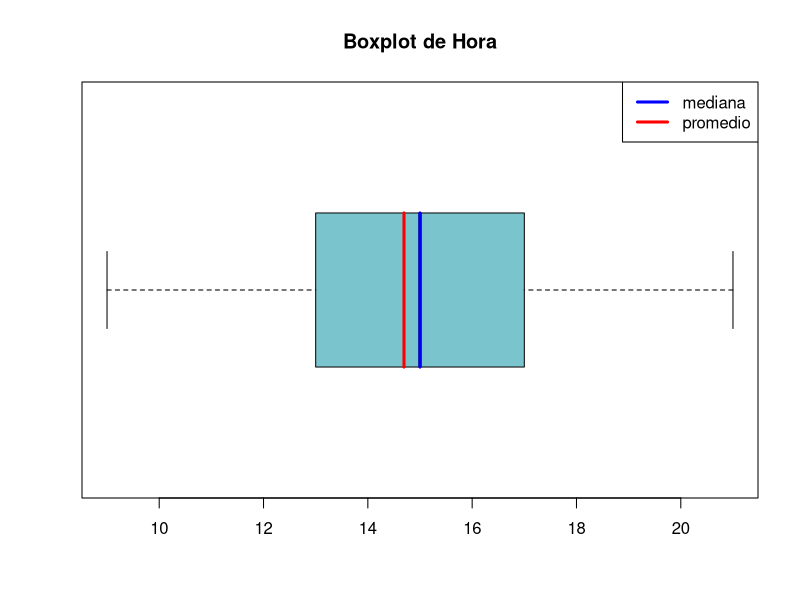
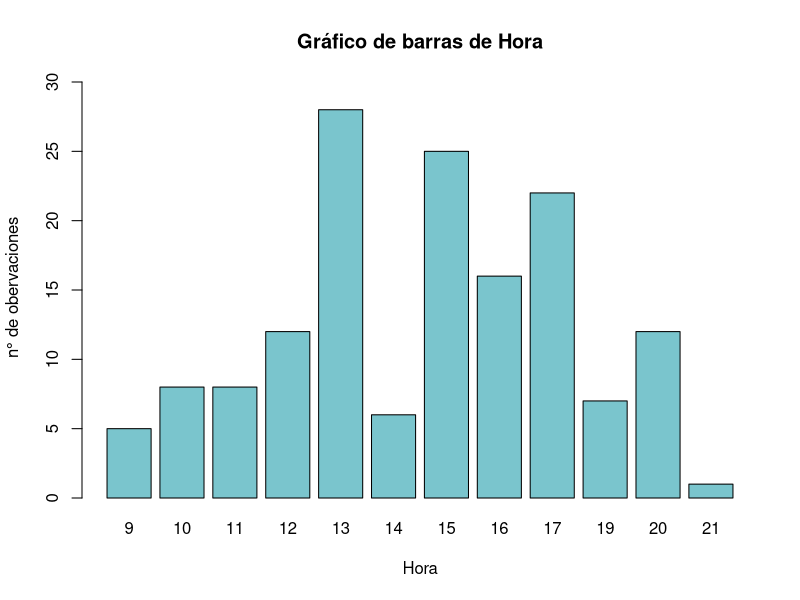
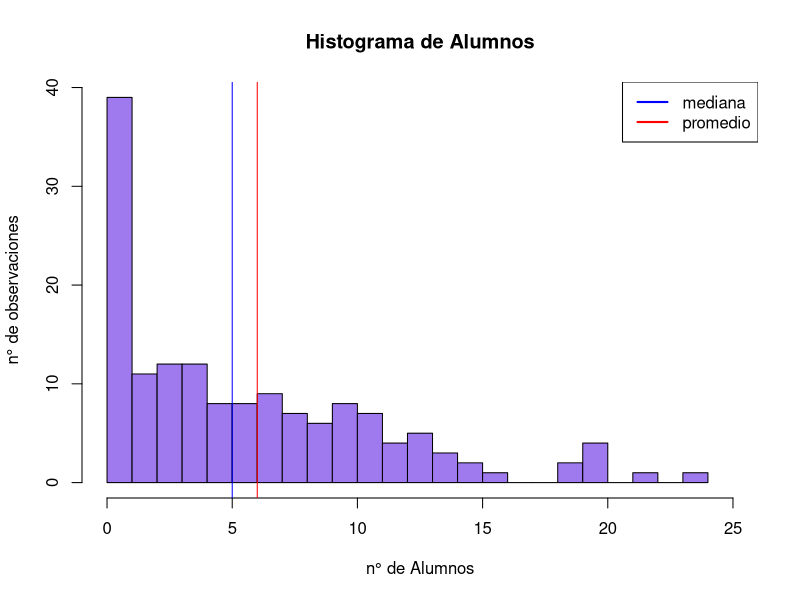
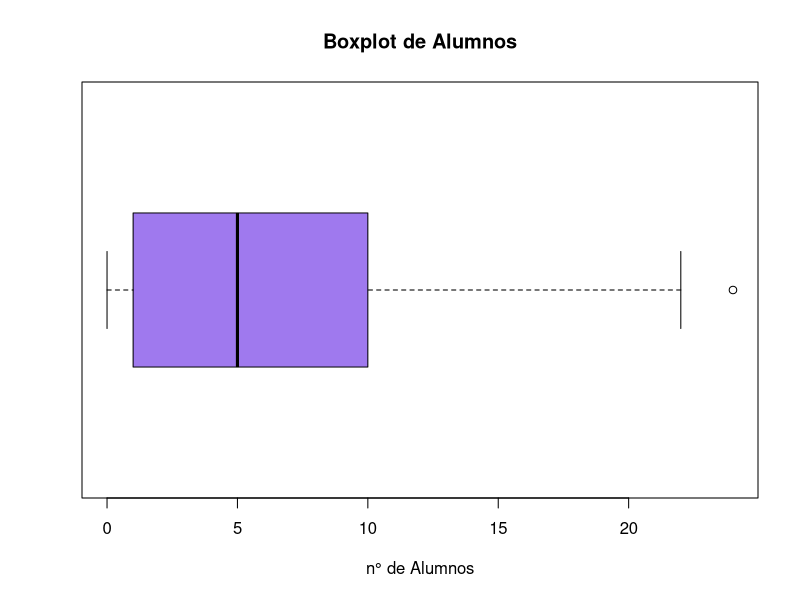
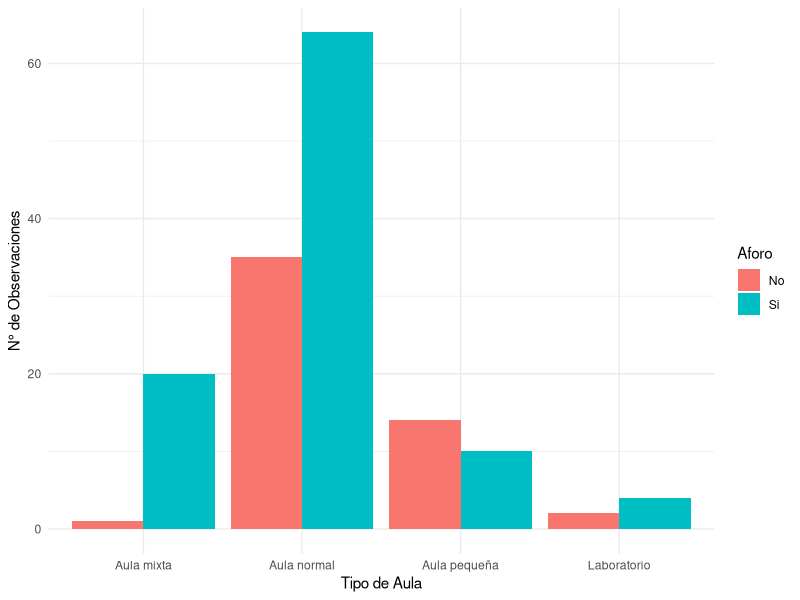
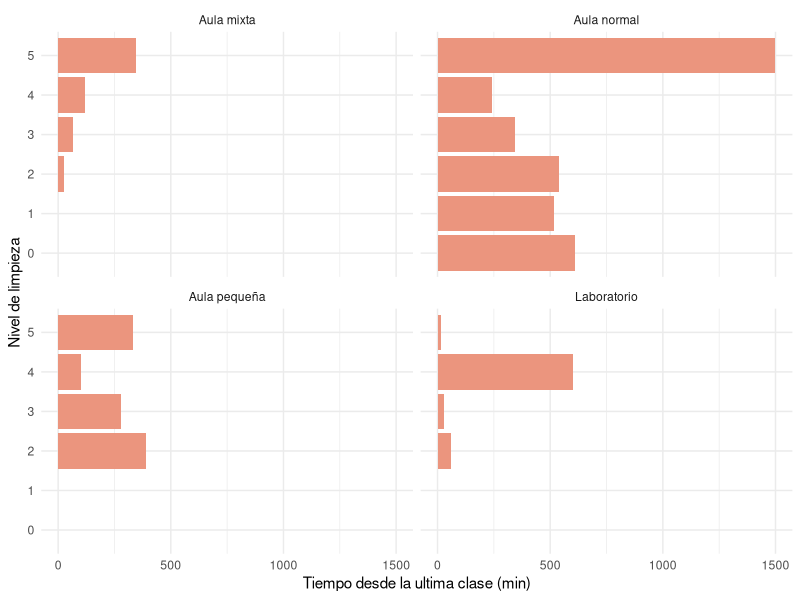
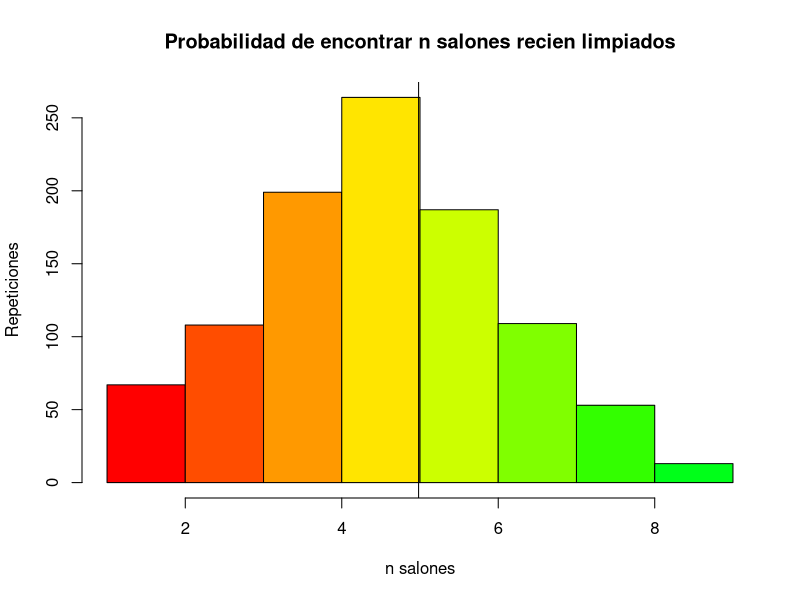
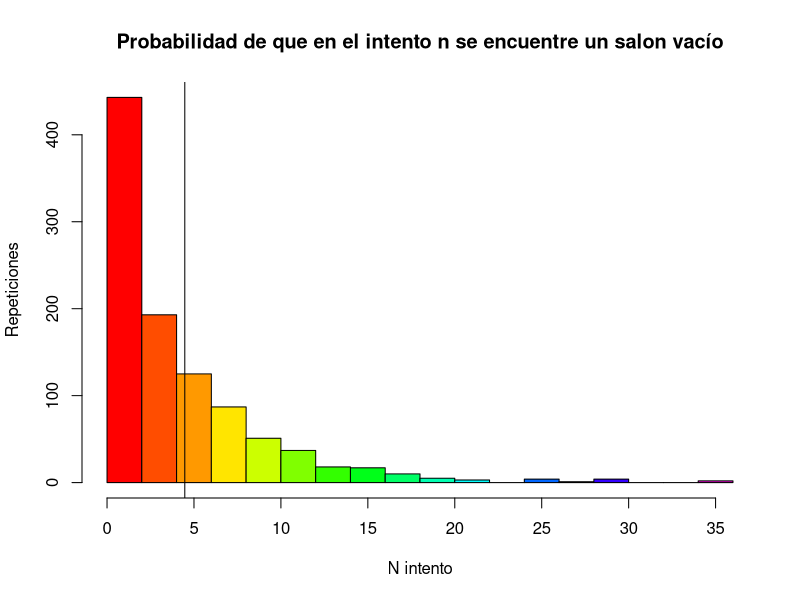

Reproduce these figures in R, in order.
## ---- chunk 1
#Instalación de librerias
lista.paquetes <- c("readr","dplyr","esquisse","ggplot2","lubridate") 
nuevos.paquetes <- lista.paquetes[!(lista.paquetes %in% installed.packages()[,"Package"])] 
if(length(nuevos.paquetes)) install.packages(nuevos.paquetes,repos='http://cran.us.r-project.org')
## ---- chunk 2
library(readr)
library(dplyr)
library(ggplot2)
library(lubridate)

## ---- chunk 3
r <- function(x){
  return(round(x, digits = 2))
}
## ---- chunk 4
cv <- function(x, ...){
  return(sd(x, ...)/mean(x, ...))
}
## ---- chunk 5
DF <- read_csv("BDPRO.csv")
DF
## ---- chunk 6
spec(DF)
## ---- chunk 7
DF %>% rename(Uclase = UltimaClase) -> DF
DF %>% rename(ULimpieza = UltimaLimpieza) -> DF
DF %>% rename(Sclase = SiguienteClase) -> DF
DF %>% rename(Disp = Dispositivos) -> DF
DF %>% rename(Ord = Ordenado) -> DF
DF
## ---- chunk 8
DF$Limpio <- as.character(DF$Limpio)

DF$Uclaseh <- gsub(",", ".", DF$Uclaseh)
DF$Uclaseh <- as.numeric(DF$Uclaseh)
DF$Sclaseh <- gsub(",", ".", DF$Sclaseh)
DF$Sclaseh <- as.numeric(DF$Sclaseh)
## ---- chunk 9
r(mean(DF$Hora))
median(DF$Hora)
## ---- chunk 10
r(cv(DF$Hora))
## ---- chunk 11
quantile(DF$Hora)
## ---- chunk 12
boxplot(DF$Hora, horizontal = TRUE
                   , main = "Boxplot de Hora"
                   , prob = TRUE
                   , col = "#7AC5CD")
#abline(v=mean(DF$Piso),col="red", lwd= 2)
#abline(v=median(DF$Piso),col="blue" , lwd = 2)
segments(y0 = 0.8, x0 = mean(DF$Hora),
         y1 = 1.2, x1 = mean(DF$Hora),
         col = "red", lwd = 3)
segments(y0 = 0.8, x0 = median(DF$Hora),
         y1 = 1.2, x1 = median(DF$Hora),
         col = "blue", lwd = 3)
legend("topright",legend=c("mediana","promedio"),col=c("blue","red"),lwd=3)
## ---- chunk 13
barplot(table(DF$Hora), main = "Gráfico de barras de Hora"
                      , xlab = "Hora"
                      , ylab = " n° de obervaciones"
                      , col = "#7AC5CD"
                      , ylim = c(0,30))
## ---- chunk 14
r(cv(DF$Alumnos))
## ---- chunk 15
r(mean(DF$Alumnos))
median(DF$Alumnos)
## ---- chunk 16
hist(DF$Alumnos,freq = TRUE
             ,col = "#9F79EE" 
             ,main = "Histograma de Alumnos"
             ,xlab = "n° de Alumnos"
             ,ylab = "n° de observaciones"
             ,breaks = 20
             ,right = TRUE
             ,xlim = c(0,25))
abline(v=mean(DF$Alumnos),col="red")
abline(v=median(DF$Alumnos),col="blue")
legend("topright",legend=c("mediana","promedio"),col=c("blue","red"),lwd=2)
## ---- chunk 17
quantile(DF$Alumnos)
## ---- chunk 18
boxplot(DF$Alumnos, horizontal = TRUE
                   , main = "Boxplot de Alumnos"
                   , prob = TRUE
                   , col = "#9F79EE"
                   , xlab = "n° de Alumnos")
## ---- chunk 19
length(DF$Alumnos[DF$Alumnos==0])/150
## ---- chunk 20
##tipos de aula que cumplen con el aforo
library(ggplot2)

ggplot(DF) +
 aes(x = Tipo , fill = Aforo) +
 labs(x = "Tipo de Aula",
      y = "N° de Observaciones") +
 geom_bar(position = "dodge") +
 scale_fill_hue(direction = 1) +
 theme_minimal()

## ---- chunk 21
ggplot(DF) +
  aes(x = Limpio, y = Uclase) +
  labs(y = "Tiempo desde la ultima clase (min)",
       x = "Nivel de limpieza") +
  geom_col(fill = "#EB957E", position = "dodge") +
  coord_flip() +
  theme_minimal() +
  facet_wrap(vars(Tipo))
## ---- chunk 22
#table(DF$Tipo)

fAulaM <- sum(DF$Tipo == "Aula mixta")
pAM <- fAulaM / length(DF$Tipo)
fAulaN<- sum(DF$Tipo == "Aula normal")
pAN <- fAulaN / length(DF$Tipo)
fAulaP <- sum(DF$Tipo == "Aula pequeña")
pAP <- fAulaP / length(DF$Tipo) 
flaboratorio<- sum(DF$Tipo == "Laboratorio")
pLAB <- flaboratorio / length(DF$Tipo) 

#print(paste("Probabilidad Aula Mixta:", pAM))
#print(paste("Probabilidad Aula normal:", pAN))
#print(paste("Probabilidad Aula pequeña:", pAP))
#print(paste("Probabilidad Laboratorio:", pLAB))
## ---- chunk 23
Flimpio <- table(DF$Limpio)
tablalimp <- as.data.frame(Flimpio)
colnames(tablalimp) <- c("Calidad_de_limpieza", "Repeticiones")
tablalimp <- tablalimp[order(tablalimp$Calidad), ]
#print(tablalimp)

fc0 <- sum(DF$Limpio == 0)
pfc0 <- fc0 / length(DF$Limpio)
fc1<- sum(DF$Limpio == 1)
pfc1 <- fc1 / length(DF$Limpio)
fc2<- sum(DF$Limpio == 2)
pfc2 <- fc2 / length(DF$Limpio)
fc3<- sum(DF$Limpio == 3)
pfc3 <- fc3 / length(DF$Limpio)
fc4<- sum(DF$Limpio == 4)
pfc4 <- fc4 / length(DF$Limpio)
fc5<- sum(DF$Limpio == 5)
pfc5 <- fc5 / length(DF$Limpio)

#print(paste("Probabilidad Limpieza con calidad 0 :", pfc0))
#print(paste("Probabilidad Limpieza con calidad 1 :", r(pfc1)))
#print(paste("Probabilidad Limpieza con calidad 2 :", r(pfc2)))
#print(paste("Probabilidad Limpieza con calidad 3 :", r(pfc3)))
#print(paste("Probabilidad Limpieza con calidad 4 :", r(pfc4)))
#print(paste("Probabilidad Limpieza con calidad 5 :", r(pfc5)))
## ---- chunk 24

Frecuencia_Ord <- table(DF$Ord)
tabla_Ord <- as.data.frame(Frecuencia_Ord)
colnames(tabla_Ord) <- c("Valor", "Frecuencia")
tabla_Ord <- tabla_Ord[order(tabla_Ord$Valor), ]
#print(tabla_Ord)
fdes <- sum(DF$Ord == "No")
pfdes <- fdes / length(DF$Ord)
ford <- sum(DF$Ord == "Si")
pford <- ford / length(DF$Ord)
#print(paste("Probabilidad Aula desordenada:", pfdes))
#print(paste("Probabilidad Aula ordenada:", pford))
## ---- chunk 25

Frecuencia_Aforo <- table(DF$Aforo) 
tabla_Aforo <- as.data.frame(Frecuencia_Aforo) 
colnames(tabla_Aforo) <- c("Valor", "Frecuencia")
tabla_Aforo <- tabla_Aforo[order(tabla_Aforo$Valor), ] 
#print(tabla_Aforo)

fcumple <- sum(DF$Aforo == "Si") 
pfcumple <- fcumple / length(DF$Aforo) 
fnocumple <- sum(DF$Aforo == "No") 
pnofcumple <- fnocumple / length(DF$Aforo) 
#print(paste("Probabilidad Aula cumple no cumple con el aforo :", r(pnofcumple)))
#print(paste("Probabilidad Aula cumple con el aforo :", r(pfcumple)))
## ---- chunk 26
fAulaM <- sum(DF$Tipo == "Aula mixta")
pAM <- fAulaM / length(DF$Tipo)
pA = pAM
r(pA)
## ---- chunk 27
fcumple <- sum(DF$Aforo == "Si") 
pfcumple <- fcumple / length(DF$Aforo) 
pB = pfcumple
r(pB)
## ---- chunk 28
pAnB = r(sum(DF$Tipo == "Aula mixta" & DF$Aforo == "Si") / nrow(DF))
pAnB
## ---- chunk 29
pAlB = r( pAnB / pB )
pAlB
## ---- chunk 30
pBlA = r( pAnB / pA )
pBlA
## ---- chunk 31
pAN <- fAulaN / length(DF$Tipo)
pC = pAN
pC
## ---- chunk 32
fnocumple <- sum(DF$Aforo == "No") 
pnofcumple <- fnocumple / length(DF$Aforo) 
pD = pnofcumple
r(pD)
## ---- chunk 33
pCnD =  r(nrow(DF[(DF$Tipo == "Aula normal") & (DF$Aforo == "No"),])/150)
pClD = r(pCnD / pD)
r(pClD)
## ---- chunk 34
pDlC = r(pCnD / pC)
r(pDlC)
## ---- chunk 35
convertir_fecha_a_dia <- function(date_column) {
  # Convertir a formato de fecha estandar
  dates <- dmy(date_column)
  
  # Extraer número del día
  day_of_year <- yday(dates)
  
  return(day_of_year)
}
## ---- chunk 36

dias_revision = convertir_fecha_a_dia(DF$Fecha)
dias_limpieza = convertir_fecha_a_dia(DF$ULimpieza)
diferencia = dias_revision - dias_limpieza

n_total = length(diferencia)
n_limpios = length(diferencia[diferencia==0])
cat("Número total de salones registrados:             ", n_total, "\n")
cat("Número de salones limpiados el mismo día:        ", n_limpios, "\n")
cat("Probabilidad de hallar un salon recien limpiado: ", round(n_limpios/n_total,2), "\n")

## ---- chunk 37

var = rbinom(1000, 10, n_limpios/n_total)
hist(var, breaks = 10, col=rainbow(20), main="Probabilidad de encontrar n salones recien limpiados", xlab="n salones", ylab="Repeticiones")
abline(v=mean(var))
## ---- chunk 38

r(pbinom(4,10,n_limpios/n_total,lower.tail = FALSE))
## ---- chunk 39
n_vacios = length(DF$Alumnos[DF$Alumnos==0])
round(n_vacios / n_total,2)
## ---- chunk 40

var = rgeom(1000,n_vacios / n_total )
hist(var, breaks = 15, col=rainbow(20), main="Probabilidad de que en el intento n se encuentre un salon vacío", xlab="N intento", ylab="Repeticiones")
abline(v=mean(var))
## ---- chunk 41

r(pgeom(2, n_vacios / n_total))
## ---- chunk 42

hist(DF$Uclaseh,
     main="Tiempo desde última clase hasta la toma de la muestra",
     xlab="Tiempo(horas)",
     ylab="Obsevaciones",
     col=rainbow(20)
     )
## ---- chunk 43

# Cálculo de medidas descriptivas
media <- mean(DF$Uclaseh)
mediana <- median(DF$Uclaseh)
rango <- max(DF$Uclaseh) - min(DF$Uclaseh)
primer_cuartil <- quantile(DF$Uclaseh, 0.25)
tercer_cuartil <- quantile(DF$Uclaseh, 0.75)

cat('La media es:', r(media), "\n")
cat("La mediana es:", r(mediana), "\n")
cat("El rango es:", r(rango), "\n")
cat("El primer cuartil es:", r(primer_cuartil), "\n")
cat("El tercer cuartil es:", r(tercer_cuartil), "\n")

## ---- chunk 44

r(pexp(3, 1/media, lower.tail = TRUE))

## ---- chunk 45

hist(DF$Sclaseh,
     main="Tiempo desde la toma de muestra hasta la siguiente clase",
     xlab="Tiempo (horas)",
     ylab="Observaciones",
     col=rainbow(20),
     breaks=10
     )
## ---- chunk 46
# Cálculo de medidas descriptivas
media <- mean(DF$Sclaseh)
mediana <- median(DF$Sclaseh)
rango <- max(DF$Sclaseh) - min(DF$Sclaseh)
primer_cuartil <- quantile(DF$Sclaseh, 0.25)
tercer_cuartil <- quantile(DF$Sclaseh, 0.75)

cat('La media es:', r(media), "\n")
cat("La mediana es:", r(mediana), "\n")
cat("El rango es:", r(rango), "\n")
cat("El primer cuartil es:", r(primer_cuartil), "\n")
cat("El tercer cuarti es:", r(tercer_cuartil))
## ---- chunk 47

r(pexp(5, 1/media, lower.tail =TRUE))

